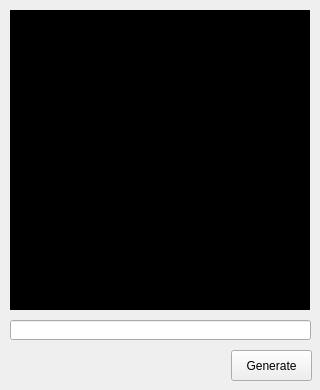
<?xml version="1.0" encoding="UTF-8"?>
<ui version="4.0">
 <class>Form</class>
 <widget class="QWidget" name="Form">
  <property name="geometry">
   <rect>
    <x>0</x>
    <y>0</y>
    <width>320</width>
    <height>390</height>
   </rect>
  </property>
  <property name="sizePolicy">
   <sizepolicy hsizetype="Fixed" vsizetype="Fixed">
    <horstretch>0</horstretch>
    <verstretch>0</verstretch>
   </sizepolicy>
  </property>
  <property name="minimumSize">
   <size>
    <width>320</width>
    <height>390</height>
   </size>
  </property>
  <property name="maximumSize">
   <size>
    <width>320</width>
    <height>390</height>
   </size>
  </property>
  <property name="windowTitle">
   <string>QRCODE APP</string>
  </property>
  <widget class="QLabel" name="lblQrCode">
   <property name="geometry">
    <rect>
     <x>10</x>
     <y>10</y>
     <width>300</width>
     <height>300</height>
    </rect>
   </property>
   <property name="styleSheet">
    <string notr="true">background-color: rgb(0, 0, 0);</string>
   </property>
   <property name="text">
    <string/>
   </property>
  </widget>
  <widget class="QLineEdit" name="txtQrData">
   <property name="geometry">
    <rect>
     <x>10</x>
     <y>320</y>
     <width>301</width>
     <height>20</height>
    </rect>
   </property>
  </widget>
  <widget class="QPushButton" name="btnQrGen">
   <property name="geometry">
    <rect>
     <x>231</x>
     <y>350</y>
     <width>81</width>
     <height>31</height>
    </rect>
   </property>
   <property name="text">
    <string>Generate</string>
   </property>
  </widget>
 </widget>
 <resources/>
 <connections/>
</ui>
